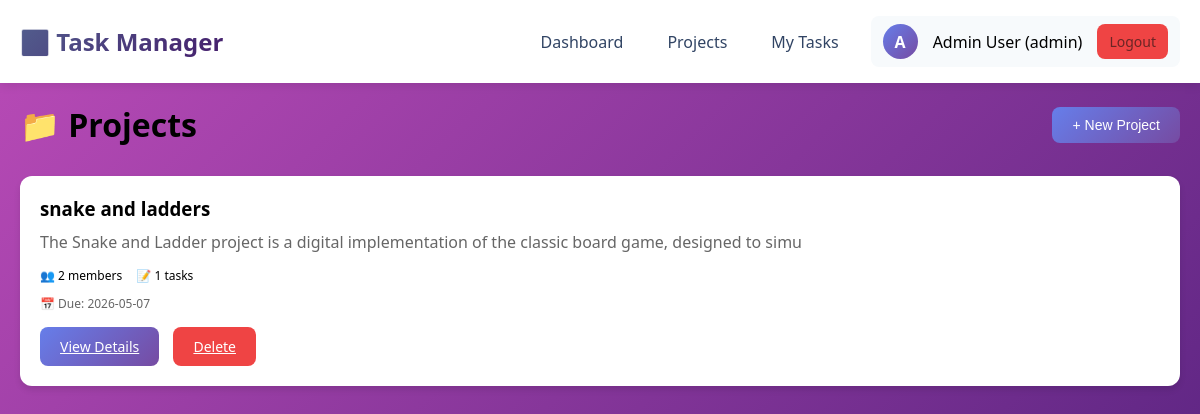
The page /projects (signed in) on the database its author committed.
### app.py (models this page shows)
class User(UserMixin, db.Model):
    id = db.Column(db.Integer, primary_key=True)
    name = db.Column(db.String(100), nullable=False)
    email = db.Column(db.String(100), unique=True, nullable=False)
    password = db.Column(db.String(200), nullable=False)
    role = db.Column(db.String(20), default='member')
    created_at = db.Column(db.DateTime, default=datetime.utcnow)
    projects_created = db.relationship('Project', foreign_keys='Project.created_by', backref='creator')
    tasks_created = db.relationship('Task', foreign_keys='Task.created_by', backref='creator')
    tasks_assigned = db.relationship('Task', foreign_keys='Task.assigned_to', backref='assignee')
    project_memberships = db.relationship('ProjectMember', backref='user')

class Project(db.Model):
    id = db.Column(db.Integer, primary_key=True)
    name = db.Column(db.String(200), nullable=False)
    description = db.Column(db.Text)
    status = db.Column(db.String(50), default='active')
    created_by = db.Column(db.Integer, db.ForeignKey('user.id'))
    created_at = db.Column(db.DateTime, default=datetime.utcnow)
    deadline = db.Column(db.Date, nullable=True)
    members = db.relationship('ProjectMember', backref='project', cascade='all, delete-orphan')
    tasks = db.relationship('Task', backref='project', cascade='all, delete-orphan')

### app.py (the view, shortened to what this page needs)
@app.route('/projects')
@login_required
def projects():
    if current_user.role == 'admin':
        projects = Project.query.order_by(Project.created_at.desc()).all()
        for project in projects:
            project.member_count = ProjectMember.query.filter_by(project_id=project.id).count()
            project.task_count = Task.query.filter_by(project_id=project.id).count()
    return render_template('projects.html', projects=projects)

### app.py (called while the page is built)
@login_manager.user_loader
def load_user(user_id):
    return User.query.get(int(user_id))

### templates/projects.html (shortened to what this page needs)
{% extends "base.html" %}
{% block content %}
<div style="display: flex; justify-content: space-between; align-items: center; margin-bottom: 30px;">
    <h1>📁 Projects</h1>
    {% if current_user.role == 'admin' %}
    <button class="btn btn-primary" onclick="openModal()">+ New Project</button>
    {% endif %}
</div>
<div class="grid">
    {% for project in projects %}
    <div class="card">
        <h3>{{ project.name }}</h3>
        <p style="color: #666; margin: 10px 0;">{{ project.description[:100] if project.description else 'No description' }}</p>
        <div style="margin: 10px 0;">
            <span style="font-size: 12px;">👥 {{ project.member_count }} members</span>
            <span style="font-size: 12px; margin-left: 10px;">📝 {{ project.task_count }} tasks</span>
        </div>
        {% if project.deadline %}
        <div style="font-size: 12px; color: #666; margin-bottom: 15px;">📅 Due: {{ project.deadline }}</div>
        {% endif %}
        <a href="{{ url_for('project_detail', project_id=project.id) }}" class="btn btn-primary" style="display: inline-block;">View Details</a>
        {% if current_user.role == 'admin' %}
        <a href="{{ url_for('delete_project', project_id=project.id) }}" class="btn btn-danger" style="margin-left: 10px;" onclick="return confirm('Delete this project?')">Delete</a>
        {% endif %}
    </div>
    {% endfor %}
</div>
{% endblock %}

### templates/base.html (shortened to what this page needs)
<!DOCTYPE html>
<html lang="en">
<head>
</head>
<body>
    {% if current_user.is_authenticated %}
    <nav class="navbar">
        <div class="navbar-container">
            <a href="{{ url_for('dashboard') }}" class="navbar-brand">✅ Task Manager</a>
            <div class="navbar-menu">
                <a href="{{ url_for('dashboard') }}">Dashboard</a>
                <a href="{{ url_for('projects') }}">Projects</a>
                <a href="{{ url_for('my_tasks') }}">My Tasks</a>
                <div class="user-info">
                    <div class="user-avatar">{{ current_user.name[0].upper() }}</div>
                    <span>{{ current_user.name }} ({{ current_user.role }})</span>
                    <a href="{{ url_for('logout') }}" class="logout-btn btn">Logout</a>
                </div>
            </div>
        </div>
    </nav>
    {% endif %}
    <div class="container">
        {% block content %}{% endblock %}
    </div>
</body>
</html>

### templates/base.html (style rules this page uses)
* { margin: 0; padding: 0; box-sizing: border-box; }
body { font-family: 'Segoe UI', Tahoma, Geneva, Verdana, sans-serif; background: linear-gradient(135deg, #ba4bb7 0%, #4d1f7a 100%); min-height: 100vh; }
.container { max-width: 1200px; margin: 0 auto; padding: 20px; }
.navbar { background: white; box-shadow: 0 2px 10px rgba(0,0,0,0.1); position: sticky; top: 0; z-index: 1000; }
.navbar-container { max-width: 1200px; margin: 0 auto; padding: 1rem 20px; display: flex; justify-content: space-between; align-items: center; }
.navbar-brand { font-size: 1.5rem; font-weight: bold; background: linear-gradient(135deg, #525d8d 0%, #451e6c 100%); -webkit-background-clip: text; -webkit-text-fill-color: transparent; text-decoration: none; }
.navbar-menu { display: flex; gap: 20px; align-items: center; }
.navbar-menu a { color: #314464; text-decoration: none; padding: 8px 12px; border-radius: 8px; transition: all 0.3s; }
.user-info { display: flex; align-items: center; gap: 15px; padding: 8px 12px; background: #f7fafc; border-radius: 8px; }
.user-avatar { width: 35px; height: 35px; background: linear-gradient(135deg, #667eea 0%, #764ba2 100%); border-radius: 50%; display: flex; align-items: center; justify-content: center; color: white; font-weight: bold; }
.logout-btn { background: #ef4444; color: rgb(106, 37, 37) !important; }
.card { background: white; border-radius: 12px; padding: 20px; box-shadow: 0 4px 6px rgba(0,0,0,0.1); transition: transform 0.3s, box-shadow 0.3s; }
.btn { padding: 10px 20px; border: none; border-radius: 8px; cursor: pointer; font-size: 14px; transition: all 0.3s; }
.btn-primary { background: linear-gradient(135deg, #667eea 0%, #764ba2 100%); color: white; }
.btn-danger { background: #ef4444; color: white; }
.grid { display: grid; grid-template-columns: repeat(auto-fit, minmax(300px, 1fr)); gap: 20px; margin-top: 20px; }

### rows shown on the page
User: name "A", name "Admin User", role "admin"
Project: name "snake and ladders", description "The Snake and Ladder project is a digital implementation of the classic board game, designed to simu", member_count "2", task_count "1", deadline "2026-05-07"
